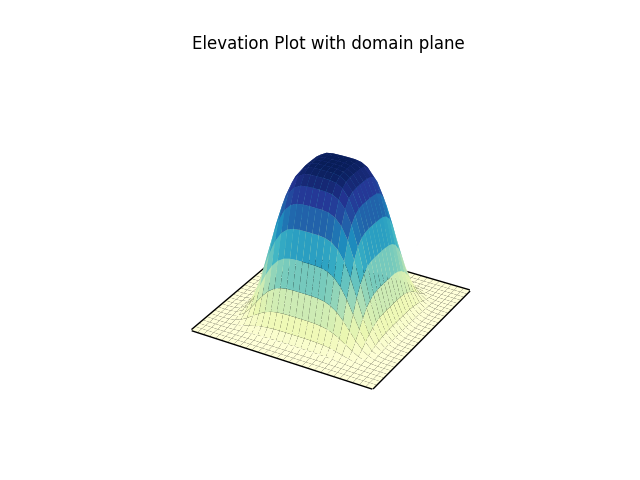

Python code for this plot:
import numpy as np
from matplotlib import pyplot as plt
from mpl_toolkits.mplot3d import Axes3D

# Input X and Y limits, where 30 * 30 is domain plane size . On which our function plot will supure imposed.
X1,Y1=np.meshgrid(np.linspace(-1,1,30),np.linspace(-1,1,30))
Z1=np.exp(-10*((X1**4)+(Y1**4)))             # Domain Plane Z value
z = np.linspace(0, 0, 900)  # 30 * 30 = 900 values, 1 for each possible combination of (x,y)
Z = np.reshape(z, X1.shape)  # Z.shape must be equal to X.shape = Y.shape
fig = plt.figure()
ax = fig.add_subplot(111, projection='3d')
ax.set_axis_off()

#Ploting the figure with our function for domain superimposed 
ax.plot_wireframe(X1, Y1, Z, color= 'black', linewidth = 2.0)
surf = ax.plot_surface(X1, Y1, Z1, cmap = 'YlGnBu')
plt.title('Elevation Plot with domain plane')
plt.savefig('elevationplot.png')
plt.show()  # Plot Figure